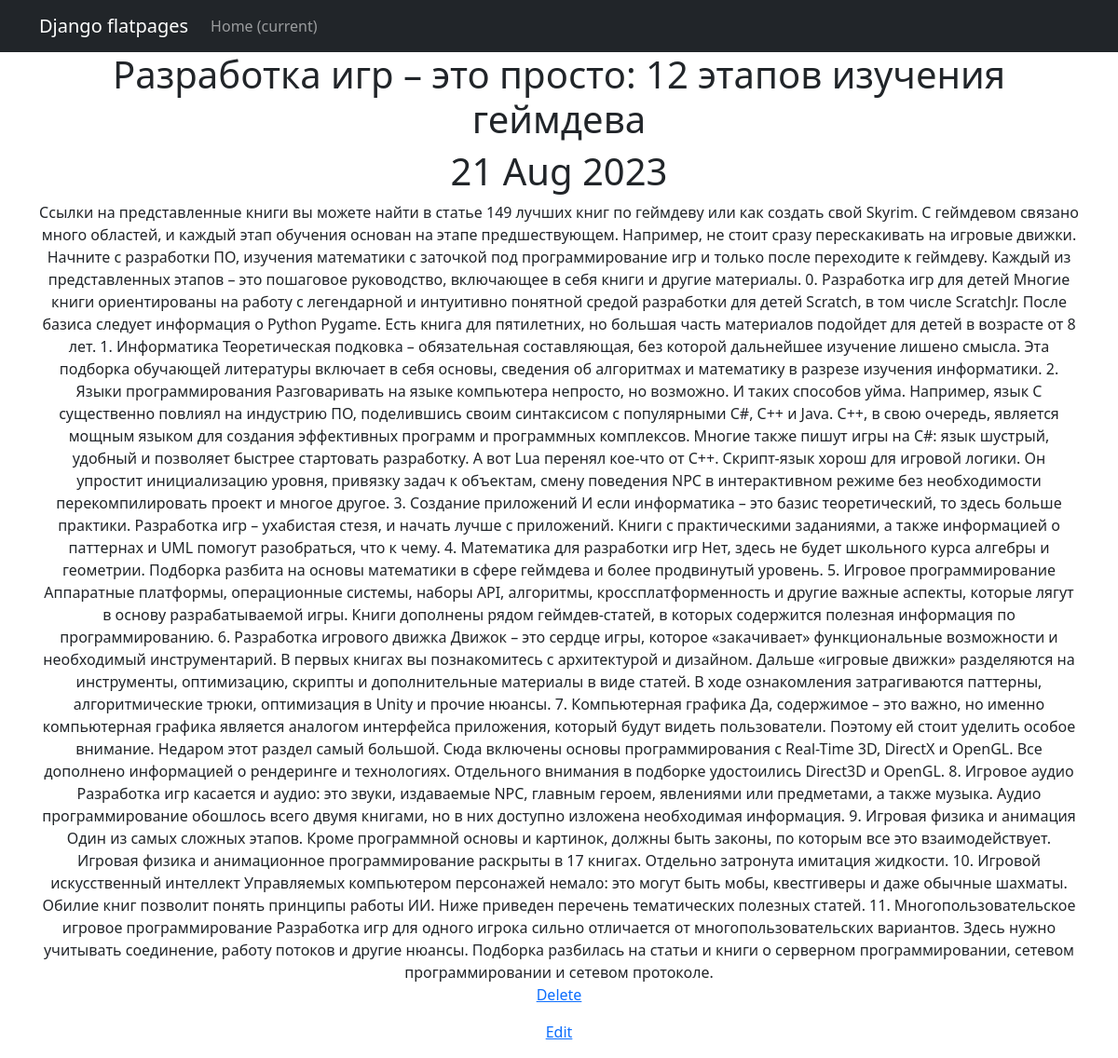
/news/search/1/, run on the app's committed database.
### newapp/models.py (models this page shows, shortened)
class Post(models.Model):
    author = models.ForeignKey(Author, on_delete=models.CASCADE, null=True)
    NEWS = 'NW'
    ARTICLE = 'AR'
    CATEGORY_CHOICES = (
        (NEWS, 'Новость'),
        (ARTICLE, 'Статья'),
    )
    categoryType = models.CharField(max_length=2, choices=CATEGORY_CHOICES, default=ARTICLE)
    dateCreation = models.DateTimeField(auto_now_add=True)
    create_post = models.DateTimeField(auto_now_add=True)
    postCategory = models.ManyToManyField(Category, through='PostCategory')
    title = models.CharField(max_length=128)
    text = models.TextField()
    rating = models.SmallIntegerField(default=0)

### newapp/views.py (the view)
# urls.py: path('<int:pk>/', PostDetail.as_view(), name='post_detail'),
class PostDetail(DetailView):
    model = Post
    template_name = 'newapp/post_detail.html'
    context_object_name = 'Post'

### newapp/templatetags/custom_filters.py (called while the page is built)
@register.filter()
def censor(sentence):
    text = sentence.split()
    for i, word in enumerate(text):
        print(word)
        if word in bad_words:
            text[i] = word[0] + '***'
    return ' '.join(text)

### templates/newapp/post_detail.html (shortened to what this page needs)
{% extends 'flatpages/default.html' %}
{% load custom_filters %}
{% block content %}
<h1>{{ Post.title|censor}}</h1>
<h1>{{ Post.dateCreation|date:'d M Y' }}</h1>
<h>{{ Post.text|censor }}</h>
    <p><a href="{% url 'post_delete' object.id %}">Delete</a></p>
    <p><a href="{% url 'post_edit' object.id %}">Edit</a></p>
{% endblock content %}

### data on the page
Post: title|censor "Разработка игр – это просто: 12 этапов изучения геймдева", dateCreation "21 Aug 2023", text|censor "Ссылки на представленные книги вы можете найти в статье 149 лучших книг по геймдеву или как создать свой Skyrim. С геймдевом связано много областей, и каждый этап обучения основан на этапе предшествующем. Например, не стоит сразу перескакивать на игровые движки. Начните с разработки ПО, изучения математики с заточкой под программирование игр и только после переходите к геймдеву. Каждый из представленных этапов – это пошаговое руководство, включающее в себя книги и другие материалы. 0. Разработка игр для детей Многие книги ориентированы на работу с легендарной и интуитивно понятной средой разработки для детей Scratch, в том числе ScratchJr. После базиса следует информация о Python Pygame.…"
